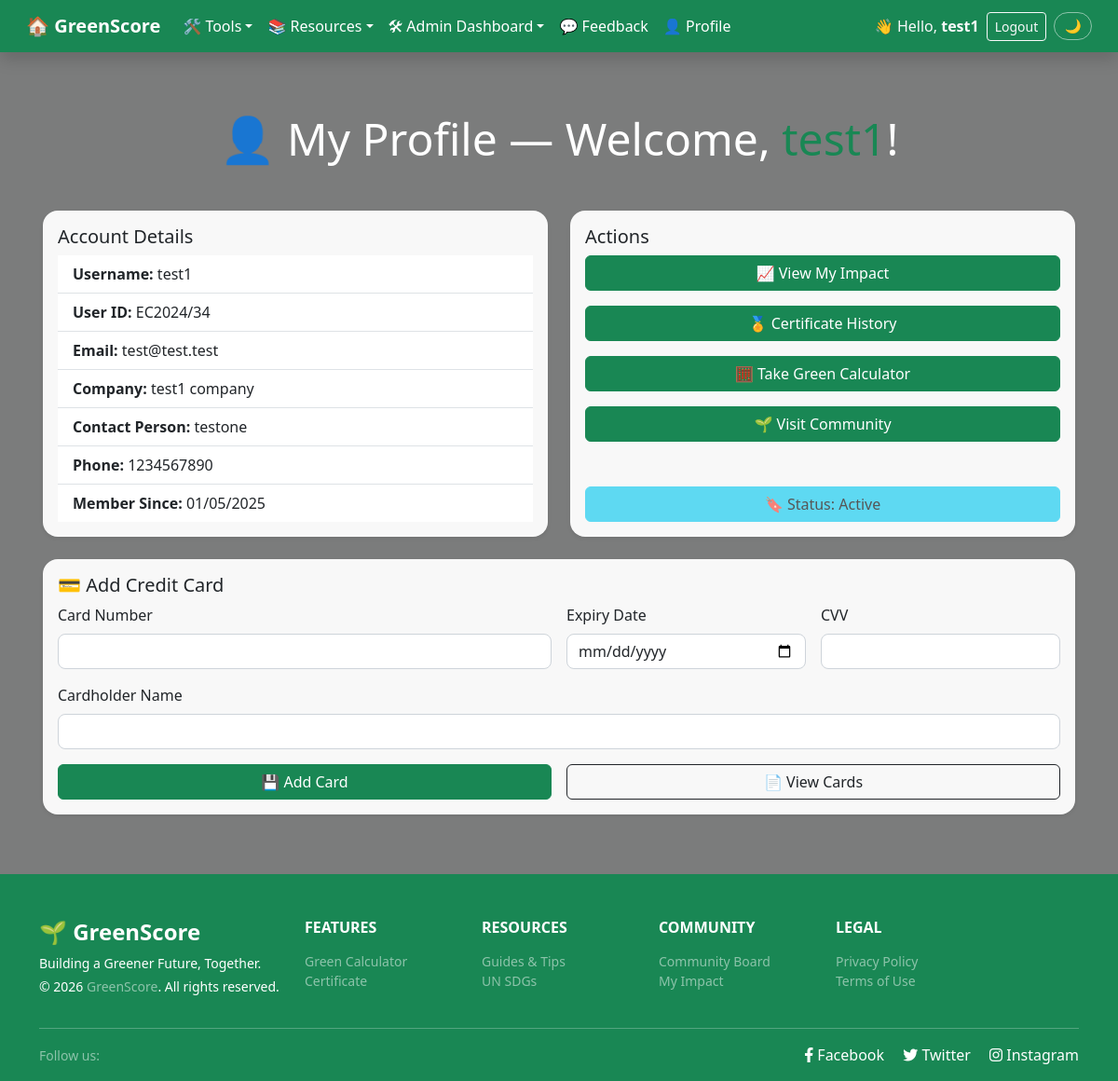
Screenshot of /pages/user/user_account.php (signed in) with the database file from the repository.
### tables this page shows
CREATE TABLE `new_users` (
  `id` int(10) UNSIGNED NOT NULL,
  `username` varchar(50) NOT NULL,
  `email` varchar(100) NOT NULL,
  `password` varchar(255) NOT NULL,
  `role` enum('admin','user') DEFAULT 'user',
  `created_at` timestamp NOT NULL DEFAULT current_timestamp(),
  `status` enum('active','inactive','deactivated') NOT NULL DEFAULT 'active',
  `company_name` varchar(100) DEFAULT NULL,
  `contact_person` varchar(100) DEFAULT NULL,
  `phone_number` varchar(20) DEFAULT NULL
);

### pages/user/user_account.php (the view, shortened to what this page needs)
<?php
require_once ROOT_PATH . '/includes/connect_db.php';
$b       = BASE_URL;
$user_id = (int) $_SESSION['user_id'];
$stmt = mysqli_prepare($link,
    "SELECT username, email, created_at, status, company_name, contact_person, phone_number
     FROM new_users WHERE id = ?"
);
mysqli_stmt_bind_param($stmt, 'i', $user_id);
mysqli_stmt_execute($stmt);
$result = mysqli_stmt_get_result($stmt);
$row      = mysqli_fetch_assoc($result);
$username = htmlspecialchars($row['username']);
$email    = htmlspecialchars($row['email']);
$date     = date('d/m/Y', strtotime($row['created_at']));
$status   = htmlspecialchars($row['status']);
$company  = htmlspecialchars($row['company_name']   ?? '—');
$contact  = htmlspecialchars($row['contact_person'] ?? '—');
$phone    = htmlspecialchars($row['phone_number']   ?? '—');
?>
<!DOCTYPE html>
<html lang="en">
<head>
    <?php include ROOT_PATH . '/includes/head.php'; ?>
</head>
<body class="bg-page overlay-50"
      style="background-image: url('<?= $b ?>/assets/images/forest-hero.jpg');">
<?php include ROOT_PATH . '/includes/nav.php'; ?>
<div class="container content-wrapper">
    <h1 class="text-white text-center display-5 mb-5">
        👤 My Profile — Welcome, <span class="text-success"><?= $username ?></span>!
    </h1>
    <div class="row gy-4">
        <div class="col-md-6">
            <div class="card card-bg shadow-sm h-100">
                <div class="card-body">
                    <h5 class="card-title">Account Details</h5>
                    <ul class="list-group list-group-flush">
                        <li class="list-group-item"><strong>Username:</strong> <?= $username ?></li>
                        <li class="list-group-item"><strong>User ID:</strong> EC2024/<?= $user_id ?></li>
                        <li class="list-group-item"><strong>Email:</strong> <?= $email ?></li>
                        <li class="list-group-item"><strong>Company:</strong> <?= $company ?></li>
                        <li class="list-group-item"><strong>Contact Person:</strong> <?= $contact ?></li>
                        <li class="list-group-item"><strong>Phone:</strong> <?= $phone ?></li>
                        <li class="list-group-item"><strong>Member Since:</strong> <?= $date ?></li>
                    </ul>
                </div>
            </div>
        </div>
        <div class="col-md-6">
            <div class="card card-bg shadow-sm h-100">
                <div class="card-body d-flex flex-column">
                    <h5 class="card-title">Actions</h5>
                    <a href="<?= $b ?>/pages/user/my_impact.php"
                       class="btn btn-success mb-3">📈 View My Impact</a>
                    <a href="<?= $b ?>/pages/calculator/certificate_history.php"
                       class="btn btn-success mb-3">🏅 Certificate History</a>
                    <a href="<?= $b ?>/pages/calculator/green_calculator.php"
                       class="btn btn-success mb-3">🧮 Take Green Calculator</a>
                    <a href="<?= $b ?>/pages/community/community.php"
                       class="btn btn-success mb-3">🌱 Visit Community</a>
                    <?php
                    $btnClass = 'btn-info';
                    ?>
                    <button class="btn <?= $btnClass ?> mt-auto" disabled>
                        🔖 Status: <?= ucfirst($status) ?>
                    </button>
                </div>
            </div>
        </div>
        <div class="col-12">
            <div class="card card-bg shadow-sm">
                <div class="card-body">
                    <h5 class="card-title">💳 Add Credit Card</h5>
                    <form action="<?= $b ?>/pages/user/manage_credit_card.php"
                          method="POST" class="row g-3">
                        <div class="col-md-6">
                            <label class="form-label">Card Number</label>
                            <input type="text" class="form-control" name="card_number" required>
                        </div>
                        <div class="col-md-3">
                            <label class="form-label">Expiry Date</label>
                            <input type="date" class="form-control" name="expiry_date" required>
                        </div>
                        <div class="col-md-3">
                            <label class="form-label">CVV</label>
                            <input type="text" class="form-control" name="cvv" required>
                        </div>
                        <div class="col-12">
                            <label class="form-label">Cardholder Name</label>
                            <input type="text" class="form-control" name="card_name" required>
                        </div>
                        <div class="col-md-6">
                            <button type="submit" class="btn btn-success w-100">💾 Add Card</button>
                        </div>
                        <div class="col-md-6">
                            <a href="<?= $b ?>/pages/user/view_cards.php"
                               class="btn btn-outline-dark w-100">📄 View Cards</a>
                        </div>
                    </form>
                </div>
            </div>
        </div>
    </div>
</div>
<?php include ROOT_PATH . '/includes/footer.php'; ?>
</body>
</html>

### style.css (style rules this page uses)
:root { --green-primary: #198754; --green-light: #d4edda; --green-dark: #14532d; --gray-light: #f8f9fa; --text-dark: #212529; --white: #ffffff; --card-bg: rgba(255, 255, 255, 0.95); --card-radius: 1rem; --transition: 0.2s ease; }
*, *::before, *::after { box-sizing: border-box; }
html, body { height: 100%; margin: 0; padding: 0; }
body { font-family: 'Segoe UI', Tahoma, Geneva, Verdana, sans-serif; background-color: var(--gray-light); color: var(--text-dark); display: flex; flex-direction: column; }
body.bg-page { background-size: cover; background-position: center; background-repeat: no-repeat; background-attachment: fixed; position: relative; }
body.overlay-50::before, body.overlay-60::before { content: ''; position: fixed; inset: 0; z-index: 0; pointer-events: none; }
body.overlay-50::before { background: rgba(0, 0, 0, 0.5); }
.content-wrapper { flex: 1; padding: 4rem 1rem; position: relative; z-index: 1; }
.card-bg { background: var(--card-bg); border-radius: var(--card-radius); box-shadow: 0 4px 16px rgba(0, 0, 0, 0.12); }
.card { border-radius: var(--card-radius); border: none; box-shadow: 0 4px 12px rgba(0, 0, 0, 0.1); }
.btn-success { background-color: var(--green-primary); border-color: var(--green-primary); transition: background var(--transition), border-color var(--transition), transform var(--transition); }
.form-control, .form-select { border-radius: 0.5rem; border: 1px solid #ced4da; transition: border-color var(--transition), box-shadow var(--transition); }

### rows the page displays
new_users: username "test1", email "test@test.test", company_name "test1 company", contact_person "testone", phone_number "1234567890", created_at "01/05/2025", status "Active"

### other values shown
$_SESSION['username'] "test1"
$user_id "34"
